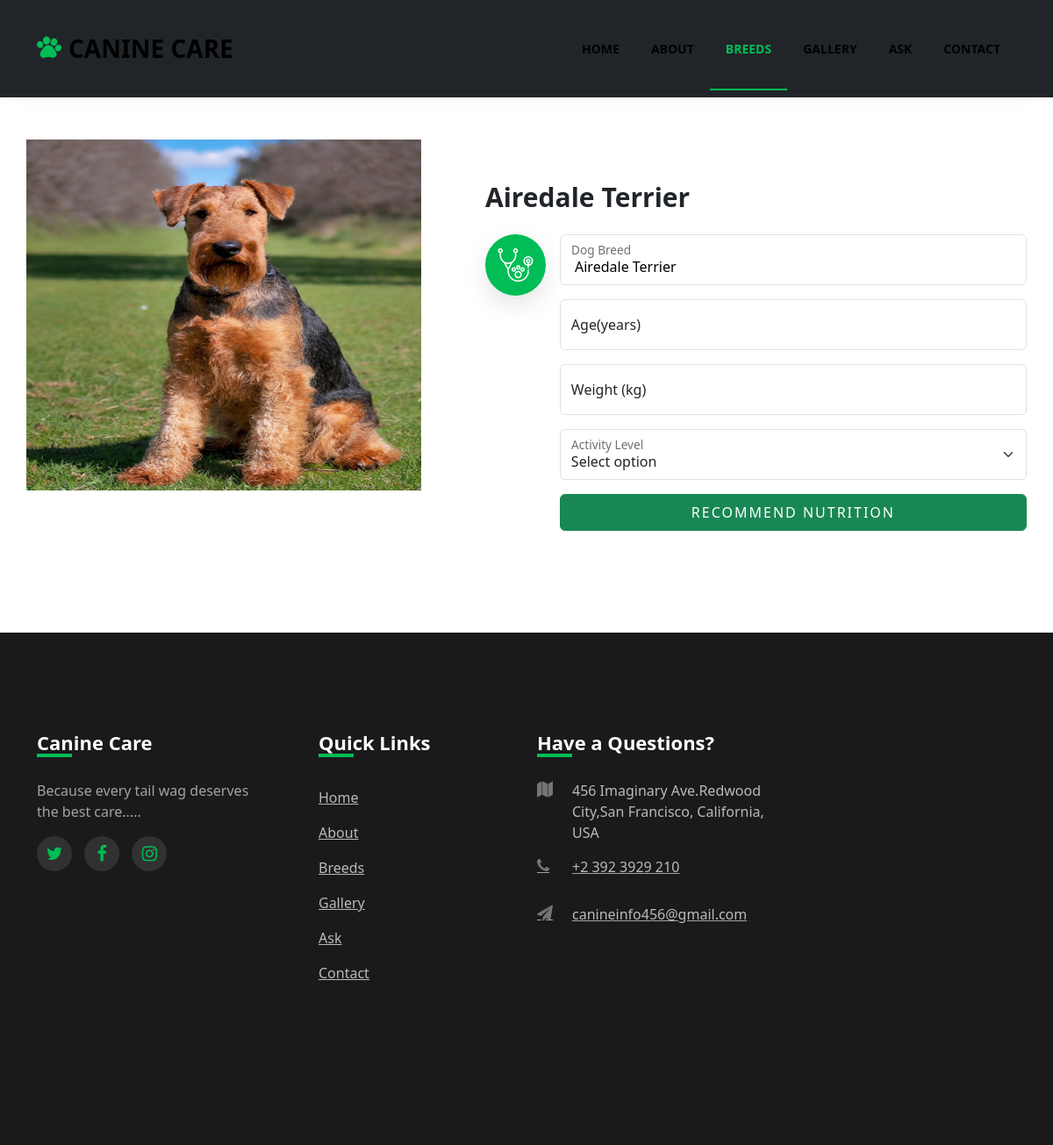
Screenshot of /get_nutri/36/ with the database file from the repository.
### adminside/models.py (models this page shows)
class Breeddb(models.Model):
    Breed_name =models.CharField(max_length=100,null=True,blank=True)
    Alpha_name =models.CharField(max_length=100,null=True,blank=True)
    Description =models.CharField(max_length=3000,null=True,blank=True)
    Health =models.CharField(max_length=3000,null=True,blank=True)
    Training =models.CharField(max_length=3000,null=True,blank=True)
    Exercise =models.CharField(max_length=3000,null=True,blank=True)
    breed_image =models.ImageField(upload_to="Breed images",null=True,blank=True)

### dog/views.py (the view)
# urls.py: path('get_nutri/<int:b_id>/',views.get_nutri,name="get_nutri"),
def get_nutri(request,b_id):
    data = Breeddb.objects.get(id=b_id)
    if request.method == 'POST':
        model_filename = "dog/static/datafolders/random_forest_model.joblib"
        encoder_filename = "dog/static/datafolders/encoder.joblib"
        model = joblib.load(model_filename)
        encoder = joblib.load(encoder_filename)
        breed = request.POST.get('breed').lower().strip()
        age = float(request.POST.get('age'))
        weight = float(request.POST.get('weight'))
        activity_level = request.POST.get('activity_level')
        user_data = pd.DataFrame({
            'Dog Breed': [breed],
            'Age': [age],
            'Weight (kg)': [weight],
            'Activity Level': [activity_level]
        })
        categorical_cols = ['Dog Breed', 'Activity Level']
        user_data[categorical_cols] = encoder.transform(user_data[categorical_cols])
        nutrition_prediction = model.predict(user_data)
        return render(request, 'Nutrition_Result.html', {'nutrition': nutrition_prediction[0],'data':data})
    else:
        return render(request, 'Nutrition.html',{'data':data})

### dog/templates/Nutrition.html (shortened to what this page needs)
<!DOCTYPE html>
{% load static %}
<html lang="en">
<head>
    <link rel="stylesheet" href="https://stackpath.bootstrapcdn.com/font-awesome/4.7.0/css/font-awesome.min.css">
    <link rel="stylesheet" href="{% static 'index/css/animate.css' %}">
    <link rel="stylesheet" href="{% static 'index/css/owl.carousel.min.css' %}">
    <link rel="stylesheet" href="{% static 'index/css/owl.theme.default.min.css' %}">
    <link rel="stylesheet" href="{% static 'index/css/magnific-popup.css' %}">
    <link rel="stylesheet" href="{% static 'index/css/bootstrap-datepicker.css' %}">
    <link rel="stylesheet" href="{% static 'index/css/jquery.timepicker.css' %}">
    <link rel="stylesheet" href="{% static 'index/css/flaticon.css' %}">
    <link rel="stylesheet" href="{% static 'index/css/style.css' %}">
    <link href="https://cdn.jsdelivr.net/npm/bootstrap@5.3.0/dist/css/bootstrap.min.css" rel="stylesheet">
</head>
<body>
<nav class="navbar navbar-expand-lg navbar-dark ftco_navbar bg-dark ftco-navbar-light" id="ftco-navbar">
	    <div class="container">
	    	<a class="navbar-brand" href="{% url 'homepage' %}"><span class="flaticon-pawprint-1 mr-2"></span>CANINE CARE</a>
	      <div class="collapse navbar-collapse" id="ftco-nav">
	        <ul class="navbar-nav ml-auto">
	        	<li class="nav-item "><a href="{% url 'homepage' %}" class="nav-link">Home</a></li>
	        	<li class="nav-item"><a href="{% url 'about' %}" class="nav-link">About</a></li>
	        	<li class="nav-item active"><a href="{% url 'initial_select' %}" class="nav-link">Breeds</a></li>
	          <li class="nav-item"><a href="{% url 'gallery' %}" class="nav-link">Gallery</a></li>
	          <li class="nav-item"><a href="{% url 'chatbot' %}" class="nav-link">Ask</a></li>
	          <li class="nav-item"><a href="{% url 'contact' %}" class="nav-link">Contact</a></li>
	        </ul>
	      </div>
	    </div>
	  </nav>
<section class="ftco-section ftco-no-pt ftco-no-pb">
    	<div class="container">
    		<div class="row d-flex no-gutters">
    			<div class="col-md-5 d-flex">
                    <div>
                        <img src="{{data.breed_image.url}}" width="450px" height="400px" class="mt-5">
    				</div>
    			</div>
    			<div class="col-md-7 pl-md-5 py-md-5">
    				<div class="heading-section pt-md-5">
	            <h2 class="mb-4">{{data.Breed_name}}</h2>
    				</div>
    				<div class="row">
	    				<div class="col-md-12 services-2 w-100 d-flex">
	    					<div class="icon d-flex align-items-center justify-content-center"><span class="flaticon-stethoscope"></span></div>
	    					<div class="text pl-3">
	    						<form method="post">
    <div class="form-floating mb-3">
        <input type="text" class="form-control" id="breed" name="breed" value="{{ data.Breed_name }}" placeholder="Dog Breed">
        <label for="breed">Dog Breed</label>
    </div>
    <div class="form-floating mb-3">
        <input type="number" class="form-control" id="age" name="age" placeholder="Age" required min="1" max="30" onkeydown="return false">
        <label for="age">Age(years)</label>
    </div>
    <div class="form-floating mb-3">
        <input type="number" class="form-control" id="weight" name="weight" placeholder="Weight (kg)" required min="1" max="160" onkeydown="return false">
        <label for="weight">Weight (kg)</label>
    </div>
    <div class="form-floating mb-3">
        <select class="form-select" id="activity_level" name="activity_level" required>
            <option disabled selected>Select option</option>
        </select>
        <label for="activity_level">Activity Level</label>
    </div>
    <button type="submit" class="btn btn-success">Recommend Nutrition</button>
</form>
	    					</div>
	    				</div>
	    			</div>
	        </div>
        </div>
            <br><br>
    	</div>
    </section>
  <footer class="footer">
			<div class="container">
				<div class="row">
					<div class="col-md-6 col-lg-3 mb-4 mb-md-0">
						<h2 class="footer-heading">Canine Care</h2>
						<p>Because every tail wag deserves the best care.....</p>
						<ul class="ftco-footer-social p-0">
              <li class="ftco-animate"><a href="#" data-toggle="tooltip" data-placement="top" title="Twitter"><span class="fa fa-twitter"></span></a></li>
              <li class="ftco-animate"><a href="#" data-toggle="tooltip" data-placement="top" title="Facebook"><span class="fa fa-facebook"></span></a></li>
              <li class="ftco-animate"><a href="#" data-toggle="tooltip" data-placement="top" title="Instagram"><span class="fa fa-instagram"></span></a></li>
            </ul>
					</div>
					<div class="col-md-6 col-lg-3 pl-lg-5 mb-4 mb-md-0">
						<h2 class="footer-heading">Quick Links</h2>
						<ul class="list-unstyled">
              <li><a href="{% url 'homepage' %}" class="py-2 d-block">Home</a></li>
              <li><a href="{% url 'about' %}" class="py-2 d-block">About</a></li>
              <li><a href="{% url 'initial_select' %}" class="py-2 d-block">Breeds</a></li>
              <li><a href="{% url 'gallery' %}" class="py-2 d-block">Gallery</a></li>
              <li><a href="{% url 'chatbot' %}" class="py-2 d-block">Ask</a></li>
              <li><a href="{% url 'contact' %}" class="py-2 d-block">Contact</a></li>
            </ul>
					</div>
					<div class="col-md-6 col-lg-3 mb-4 mb-md-0">
						<h2 class="footer-heading">Have a Questions?</h2>
						<div class="block-23 mb-3">
              <ul>
                <li><span class="icon fa fa-map"></span><span class="text">456 Imaginary Ave.Redwood City,San Francisco, California, USA</span></li>
                <li><a href="#"><span class="icon fa fa-phone"></span><span class="text">+2 392 3929 210</span></a></li>
                <li><a href="#"><span class="icon fa fa-paper-plane"></span><span class="text">canineinfo456@gmail.com</span></a></li>
              </ul>
            </div>
					</div>
				</div>
		</footer>
</body>
</html>

### dog/templates/Nutrition.html (style rules this page uses)
.form-floating { margin-bottom: 1rem; }
.btn-success { width: 100%; padding: 0.5rem; }

### rows the page displays
Breeddb: breed_image (picture), Breed_name "Airedale Terrier", breed "Airedale Terrier"
